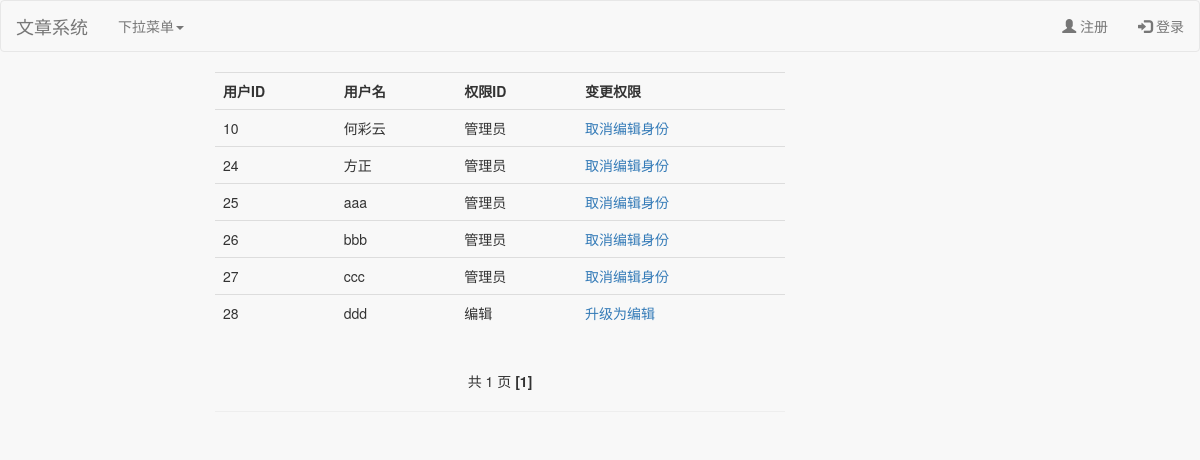
The page /add_editor.php on the database as committed earlier.
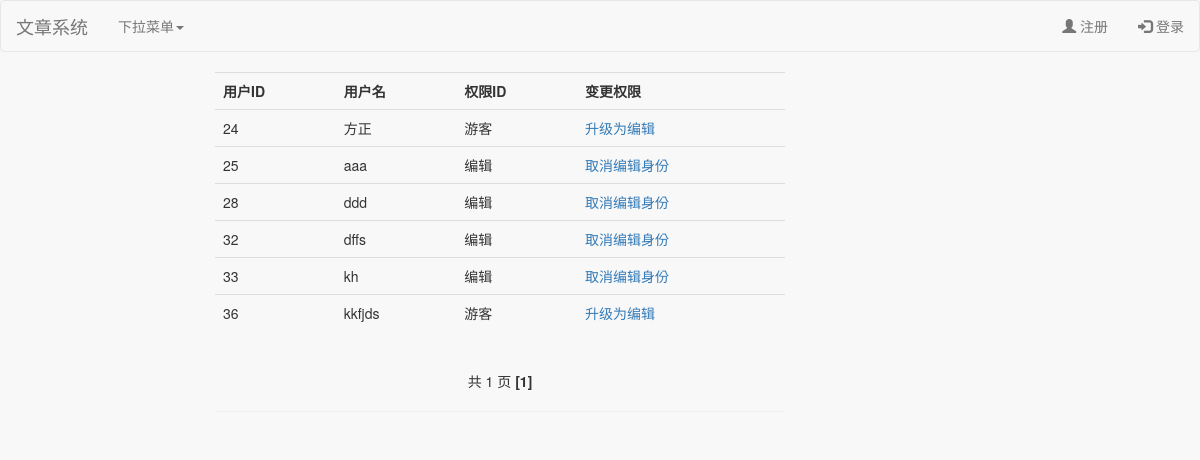
The same page on the database as committed later.
### tables this page shows
CREATE TABLE `user` (
  `user_id` int(10) NOT NULL,
  `user_name` varchar(100) NOT NULL,
  `password` varchar(100) NOT NULL,
  `phone` varchar(100) DEFAULT NULL,
  `address` varchar(255) DEFAULT NULL,
  `role_type` int(1) DEFAULT '1'
);

CREATE TABLE `roles` (
  `id` int(10) UNSIGNED NOT NULL,
  `role_type` int(10) NOT NULL,
  `role_name` varchar(30) NOT NULL
);

### model/base_model.class.php (called while the page is built, shortened)
<?php
class Base_Model
{
    private $host_name = HOST;
    private $user_name = USER;
    private $password = PASS;
    private $db_name = DB_NAME;
    public $conn;
    function __construct()
    {
        $config = mysqli_connect($this->host_name, $this->user_name, $this->password);
        $this->conn = $config;
        $res = mysqli_select_db($config, $this->db_name);
    }
    function query($sql)
    {
        return mysqli_query($this->conn, $sql);
    }
    function fetch_all($sql)
    {
        $result = mysqli_query($this->conn, $sql);
        $data = array();
        if ($result && mysqli_num_rows($result) > 0) {
            while ($row = mysqli_fetch_assoc($result)) {
                $data[] = $row;
            }
        }
        return $data;
    }
}

### model/user_model.class.php (called while the page is built, shortened)
<?php
require_once 'base_model.class.php';
class User_Model extends Base_Model
{
    function get_general_user_info($type)
    {
        $sql = "SELECT * FROM user WHERE role_type<=$type";
        $user_info = $this->fetch_all($sql);
        return $user_info;
    }
    function get_limit_user_info($start, $end, $type)
    {
        $news_info = $this->fetch_all("select * from user where role_type<=$type limit $start,$end");
        return $news_info;
    }
    function get_role_name($role_type)
    {
        $role_type = mysqli_real_escape_string($this->conn, $role_type);
        $sql = "select role_name from roles where role_type=$role_type";
        $result = $this->query($sql);
        $role_name = mysqli_fetch_array($result);
        return $role_name['role_name'];
    }
}

### add_editor.php (the view, shortened to what the changed rows need)
<!DOCTYPE html>
<html>
<head>
    <link href="./lib/bootstrap_demo/vendor/bootstrap/css/bootstrap.min.css" rel="stylesheet">
    <link href="./lib/bootstrap_demo/vendor/metisMenu/metisMenu.min.css" rel="stylesheet">
    <link href="./lib/bootstrap_demo/dist/css/sb-admin-2.css" rel="stylesheet">
    <link href="./lib/bootstrap_demo/vendor/font-awesome/css/font-awesome.min.css" rel="stylesheet" type="text/css">
</head>
<body>
                <?php
                require './model/user_model.class.php';
                ?>
<div class="container-fluid">
    <div class="row">
        <div class="col-md-6 table-responsive">
            <?php
            $user_model = new User_Model();
            $user_general_list_info = $user_model->get_general_user_info(ROLE_TYPE_EDITOR);
            $page = isset($_GET['page']) ? intval($_GET['page']) : 1;
            $page_size = PAGE_SIZE;
            $page_num = ceil(count($user_general_list_info) / $page_size);
            $offset = ($page - 1) * $page_size;
            $user_all_list_info = $user_model->get_limit_user_info($offset, $page_size, ROLE_TYPE_EDITOR);
            ?>
            <table class="table table-hover">
                <tr>
                    <th>用户ID</th>
                    <th>用户名</th>
                    <th>权限ID</th>
                    <th>变更权限</th>
                </tr>
                <?php
                for ($i = 0; $i < count($user_all_list_info); $i++) {
                    $role_name = $user_model->get_role_name($user_all_list_info[$i]['role_type']);
                    echo "<tr>";
                    echo "<td>{$user_all_list_info[$i]['user_id']}</td>";
                    echo "<td>{$user_all_list_info[$i]['user_name']}</td>";
                    echo "<td>$role_name</td>";
                    echo "<td>";
                    if ($user_all_list_info[$i]['role_type'] == ROLE_TYPE_VISITOR) {
                        echo "<a href='javascript:change_editor({$user_all_list_info[$i]['user_id']})'>升级为编辑</a>";
                    } else if ($user_all_list_info[$i]['role_type'] == ROLE_TYPE_EDITOR) {
                        echo "<a href='javascript:change_editor({$user_all_list_info[$i]['user_id']})'>取消编辑身份</a>";
                    }
                    echo "</td>";
                    echo "</tr>";
                }
                ?>
            </table>
            <?php
            echo "<br/>";
            echo "<div align='center'>共 " . $page_num . " 页 ";
            for ($i = 1; $i <= $page_num; $i++) {
                $show = ($i != $page) ? "<a href='add_editor.php?page=" . $i . "'>[$i]</a>" : "<b>[$i]</b>";
                echo $show . "   ";
            }
            ?>
            <br/>
            <hr width="100%"/>
        </div>
    </div>
</div>
</body>
</html>

Rows that differ between the two databases and show on the page:
no longer on this page (row edited): user: user_id "10", user_name "何彩云", role_type.role_name "管理员"
removed user: user_id "26", user_name "bbb", role_type.role_name "管理员"
no longer on this page (row edited): user: user_id "27", user_name "ccc", role_type.role_name "管理员"
changed user "方正": role_type.role_name "管理员" → "游客"; role_type "取消编辑身份" → "升级为编辑"
computed for user "aaa": role_type.role_name "管理员" → "编辑"
changed user "ddd": role_type "升级为编辑" → "取消编辑身份"
added user: user_id "32", user_name "dffs", role_type.role_name "编辑"
added user: user_id "33", user_name "kh", role_type.role_name "编辑"
added user: user_id "36", user_name "kkfjds", role_type.role_name "游客"
